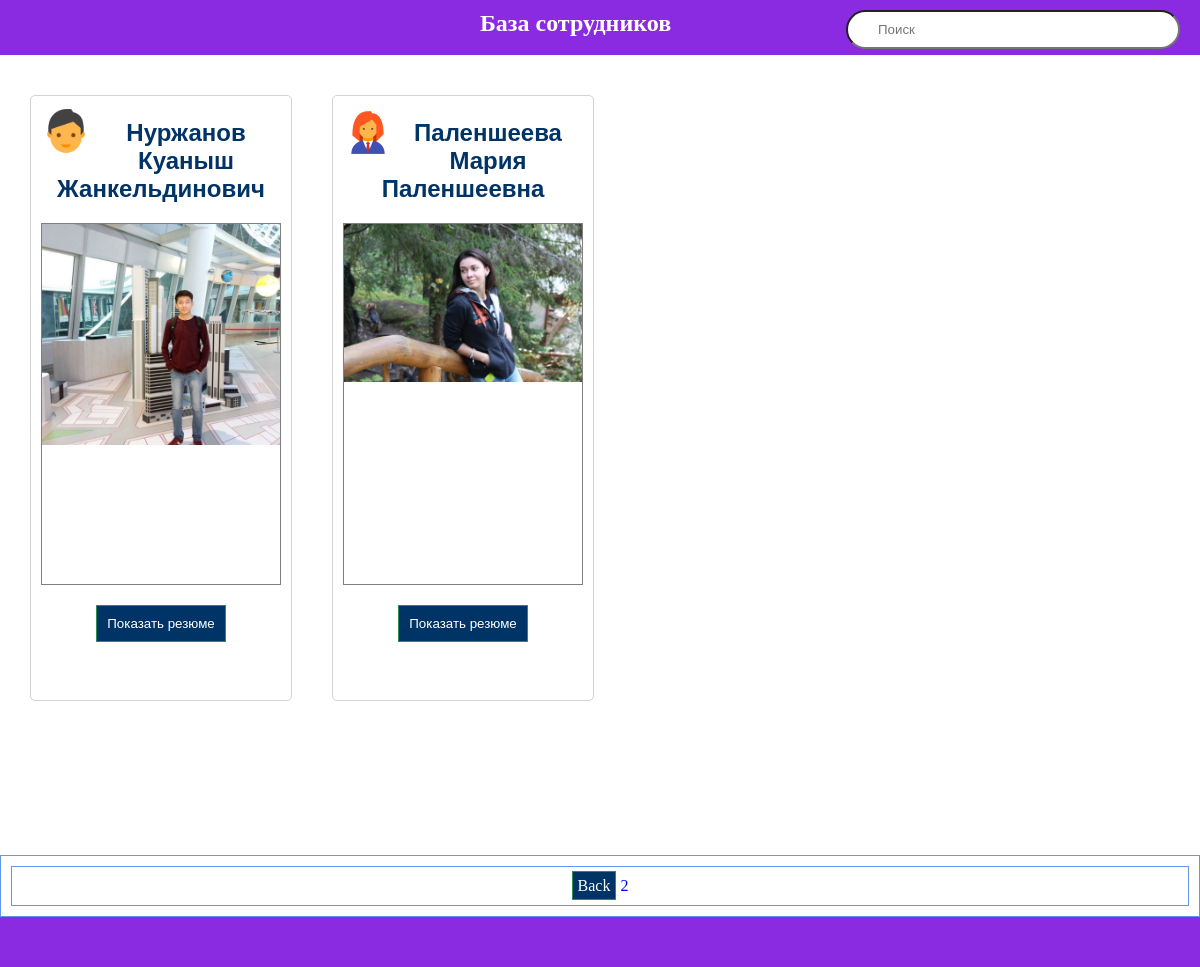
Screenshot of /?page=2 with the database file from the repository.
### workers/models.py (models this page shows)
class Workers(models.Model):
    firstname=models.CharField(verbose_name='Name',max_length=255)
    lastname=models.CharField(max_length=255)
    fathername=models.CharField(max_length=255)
    position=models.ForeignKey(Position,on_delete=models.CASCADE,related_name='workers_position')
    slug=models.SlugField(max_length=255)
    image=models.ImageField(upload_to='workers/',blank=True)
    date_birn=models.DateField()
    gender=models.BooleanField(default=True)
    price=models.PositiveIntegerField()
    phone_number=models.CharField(max_length=12)
    home_phone_number=models.CharField(max_length=6)
    city=models.ForeignKey(City,on_delete=models.CASCADE,related_name='workers_city')
    adress=models.CharField(max_length=255)
    date_created=models.DateField(auto_now_add=True)
    updated=models.DateField(auto_now=True)
    def __str__(self):
        return '{} {} {}'.format(self.firstname,self.lastname,self.fathername)
    class Meta:
        ordering=['date_created']
        verbose_name='Workers'
        verbose_name_plural='Workers'
    def get_absolute_url(self):
        return reverse('workers_detail',args=[self.slug])

### home/views.py (the view)
# urls.py: 2. Add a URL to urlpatterns:  path('', views.home, name='home')
def home(request):
    query=request.GET.get('q')
    if query:
        object_list=Workers.objects.filter(Q(firstname__icontains=query)|Q(lastname__icontains=query)|Q(fathername__icontains=query)|Q(position__name__icontains=query))
    else:
        object_list=Workers.objects.all()
    paginator=Paginator(object_list,2)
    page=request.GET.get('page')
    try:
        workers=paginator.page(page)
    except PageNotAnInteger:
        workers=paginator.page(1)
    except EmptyPage:
        workers=paginator.page(paginator.num_pages)
    return render(request,'index.html',{'workers':workers})

### templates/index.html (shortened to what this page needs)
{% extends 'base.html' %}
{% load static %}
{% block content %}
<header>
    <h2>База сотрудников</h2>
<form method="get" action="#">
							<input type="text" class="text" name="q" placeholder="Поиск" />
						</form></header>
<section>
{% for worker in workers %}
<div class="worker">
<div class="in">
    <img  {% if worker.gender %}
    src="{% static 'user_male-512.png'%}"
{% else %}
    src="{% static 'administrator-female.png'%}"
{% endif %}  >
</div>
    <h1>{{ worker }}</h1>
    <p><img {% if worker.image %} src="{{ worker.image.url }}"{% else %} src="{% static 'ad260035aaf04b602326fd869db07c54.PNG'%}" {% endif %}  class="imgdesc"> </p>
<button><a href="{{ worker.get_absolute_url }}">Показать резюме</a></button>
</div>
{% endfor %}
</section>
 <div class="pagination">
            {% include 'pagination.html' with page=workers %}
                </div>
    <footer>
</footer>
{% endblock %}

### static_in_div/style.css (style rules this page uses)
* { margin: 0; padding: 0; }
header { background-color: blueviolet; width: 100%; height:55px; }
header input { float: right; width: 25%; height: 35px; margin-top: 10px; margin-right: 20px; border-radius: 20px; padding-left: 30px; }
header h2 { float: left; margin-left: 40%; margin-top: 10px; color: white; }
section { width: 100%; height: 100vh; }
.worker img { width: 50px; float: left; }
.worker h1 { margin-top: 13px; }
.worker { border-radius: 5px; margin: 10px; margin-top: 40px; float: left; margin-left: 30px; border: 1px solid lightgrey; width: 20%; height: 73vh; padding: 10px; text-align: center; color: darkblue; font-family:sans-serif; }
.worker p { margin-top: 20px; border: 1px solid grey; height: 45vh; }
footer { width: 100%; height: 50px; background-color: blueviolet; }
.imgdesc { width: 100%!important; }
a { text-decoration: none; }
h1 { color: #003366; font-family: sans-serif; text-align: center; }
.pagination { border: 1px solid cornflowerblue; padding: 10px; text-align: center; }
button { margin-top: 20px; background-color: #003366; border: 1px solid seagreen; color: white; padding: 10px; }
button a { color: white; }

### rows the page displays
Workers: firstname+lastname+fathername "Нуржанов Куаныш Жанкельдинович", image (picture)
Workers: firstname+lastname+fathername "Паленшеева Мария Паленшеевна", image (picture)

### other values shown
{{ page.number }} "2"
